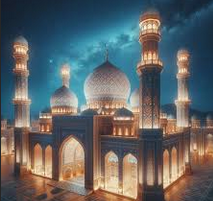
#> input picture dataset/unknown/masjid.png, 213 x 201 px
$ python 'olah - Copy.py'
#> lines starting #> are read from the running program, lines starting #| are printed output that depends on the picture
import cv2

# Membaca gambar masjid.png
image = cv2.imread('masjid.png')
#> image is the input picture: shape (201, 213, 3); mean B, G, R 102.2, 100.5, 96.3

# Mengubah gambar menjadi grayscale
gray_image = cv2.cvtColor(image, cv2.COLOR_BGR2GRAY)
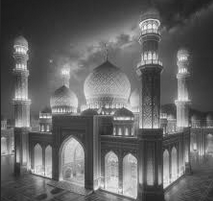
#> gray_image: shape (201, 213); min 26, max 248, mean 99.5

# Menyimpan hasil gambar grayscale
cv2.imwrite('masjid_grayscale.png', gray_image)

# Menampilkan gambar hasil
cv2.imshow('Grayscale Image', gray_image)
cv2.waitKey(0)
cv2.destroyAllWindows()

$ run again, with dataset/unknown/kantor - Copy.jpg saved as dataset/unknown/masjid.png
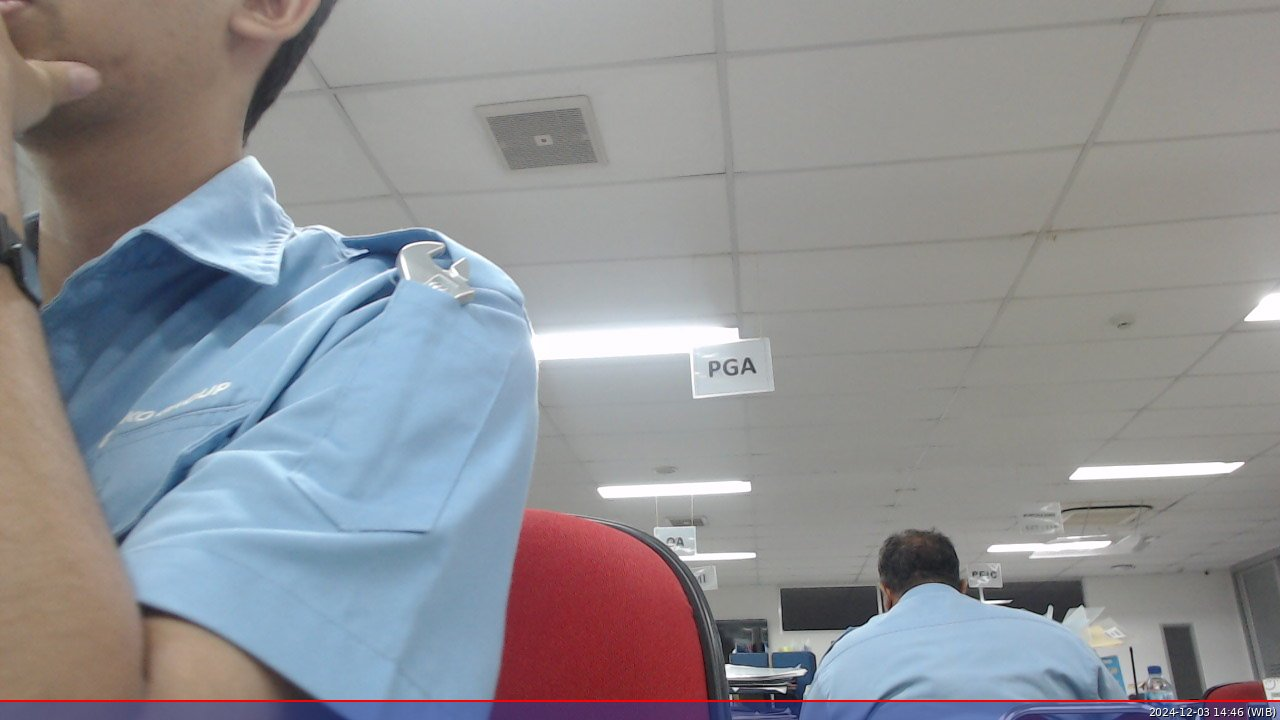
#> input picture dataset/unknown/kantor - Copy.jpg, 1280 x 720 px
#> image is the input picture: shape (720, 1280, 3); mean B, G, R 147.9, 143.7, 143
#> `gray_image = cv2.cvtColor(image, cv2.COLOR_BGR2GRAY)`:
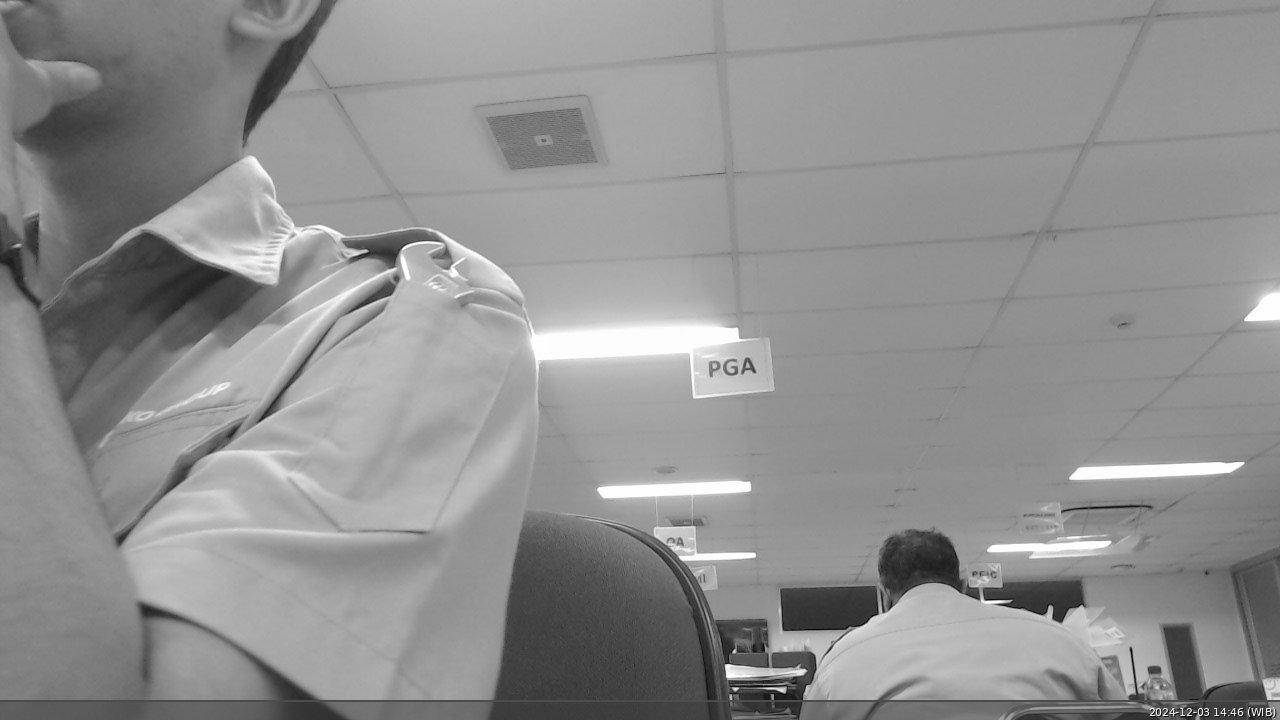
#> gray_image: shape (720, 1280); min 0, max 255, mean 144

$ run again, with dataset/unknown/unknown - Copy.jpg saved as dataset/unknown/masjid.png
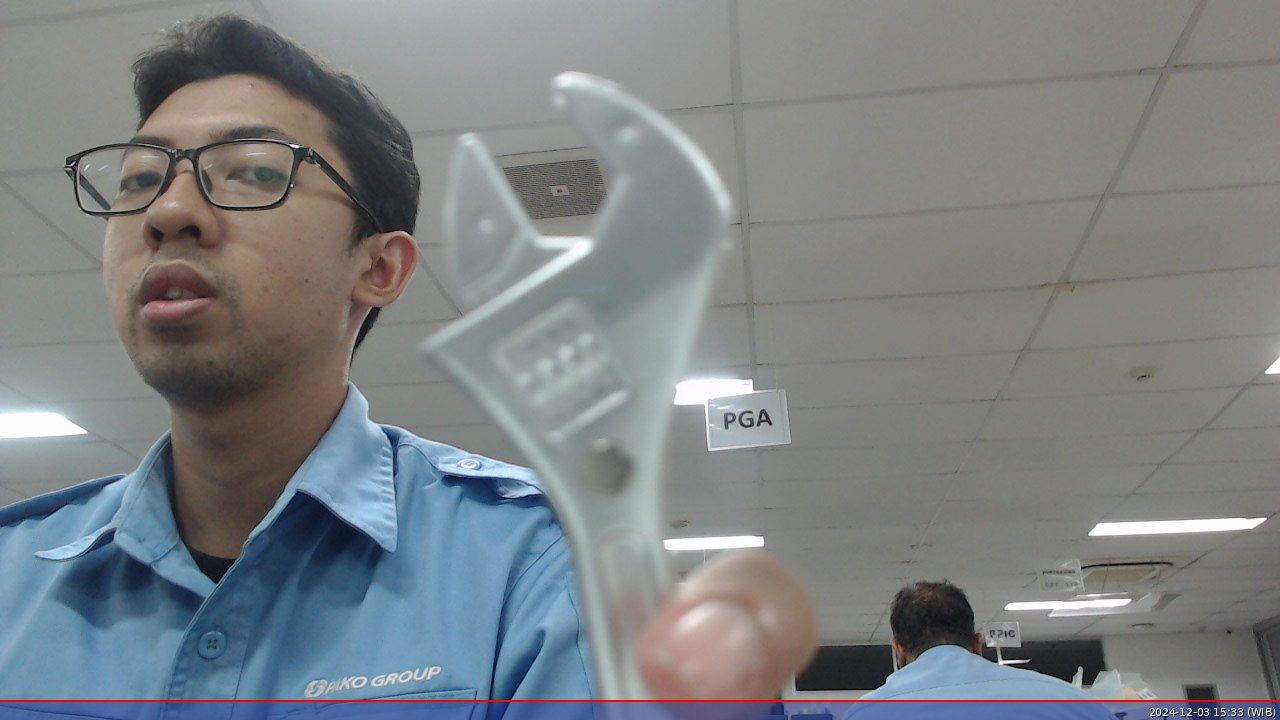
#> input picture dataset/unknown/unknown - Copy.jpg, 1280 x 720 px
#> image is the input picture: shape (720, 1280, 3); mean B, G, R 131.6, 129.1, 125
#> `gray_image = cv2.cvtColor(image, cv2.COLOR_BGR2GRAY)`:
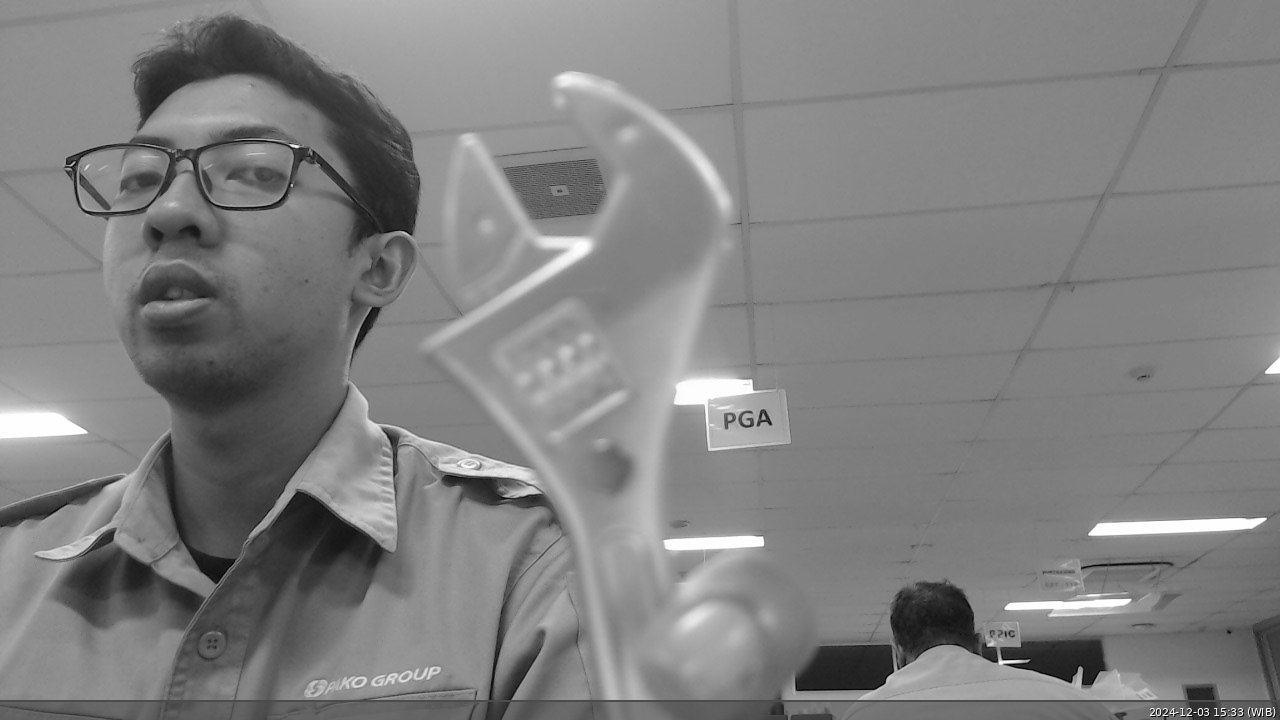
#> gray_image: shape (720, 1280); min 0, max 255, mean 128.2
